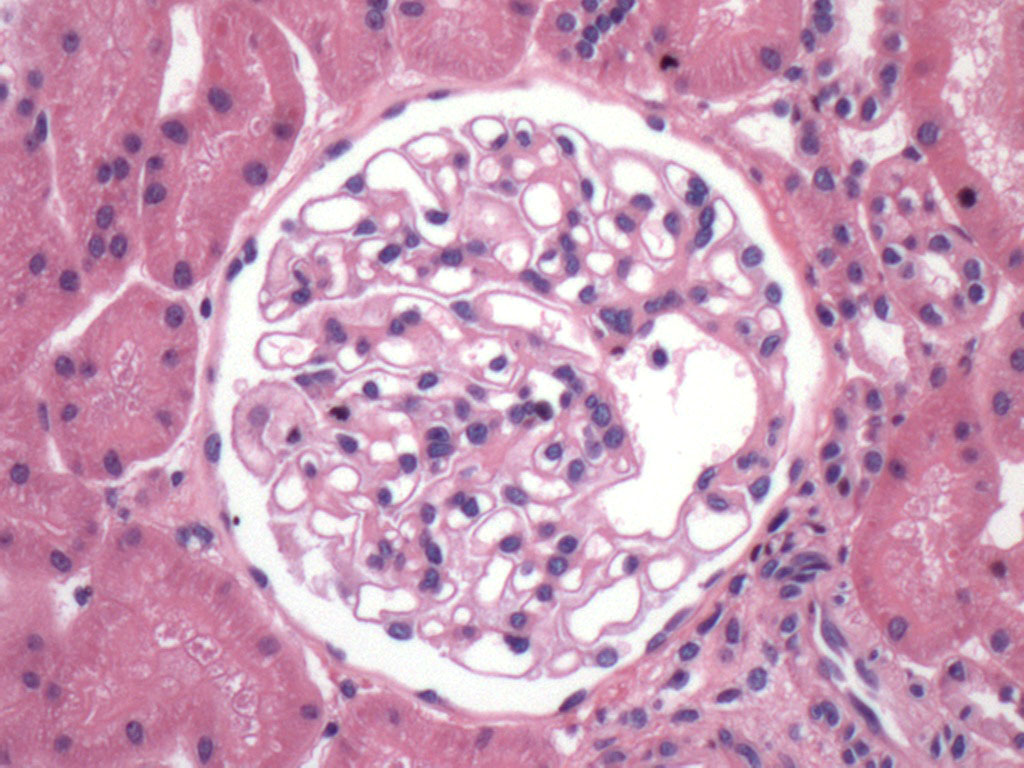
#> input picture image processing/img/z.jpg, 1024 x 768 px
$ python equalizacHist.py
#> lines starting #> are read from the running program, lines starting #| are printed output that depends on the picture
# -*- coding: utf-8 -*-
"""
Created on Wed Oct 01 15:13:13 2014

@author: gob
"""

from PIL import Image
from pylab import *
import ia636 as ia

x = array(Image.open('img/z.jpg'))
#> x is the input picture: shape (768, 1024, 3); mean R, G, B 202.5, 155.8, 183.4

im = array(Image.open('img/z.jpg').convert('L')) # read image to array
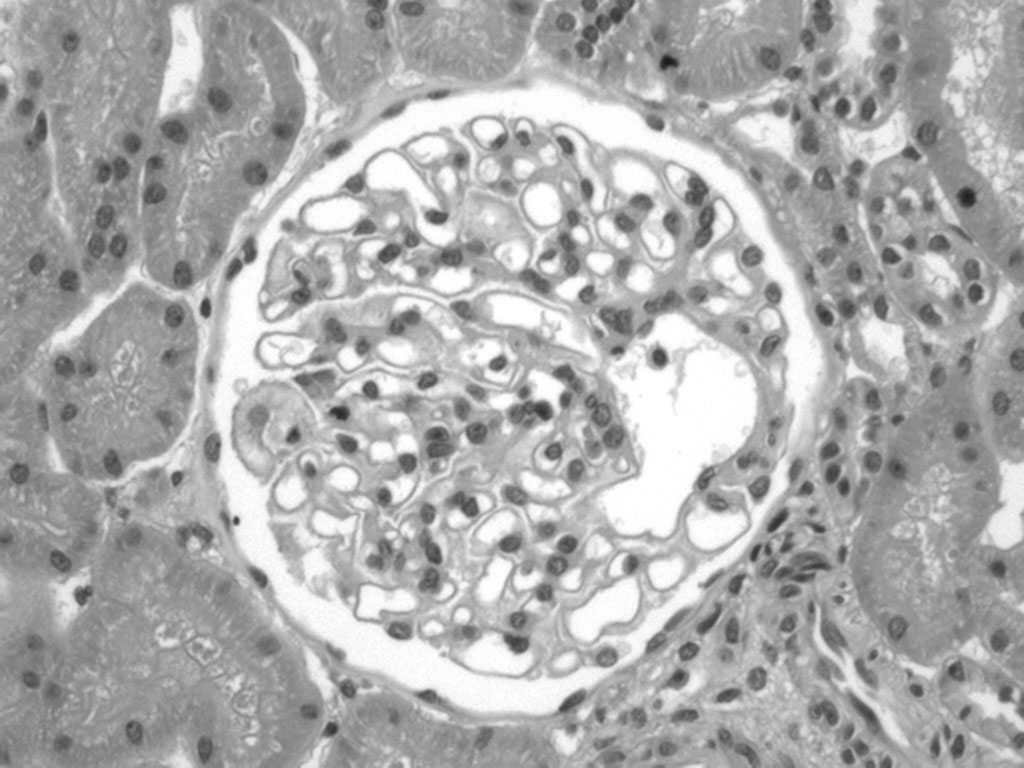
#> im: shape (768, 1024); min 23, max 255, mean 172.9
figure()
imshow(x)

#Imagem
figure()# create a new figure
gray() # don't use colors
imshow(im)

#Histograma da Imagem
figure()
hist(im.flatten(),128)

#equalização
#> (the run stopped early here; a loop or call above may not have finished)

$ run again, with image processing/img/2.jpg copied over image processing/img/z.jpg
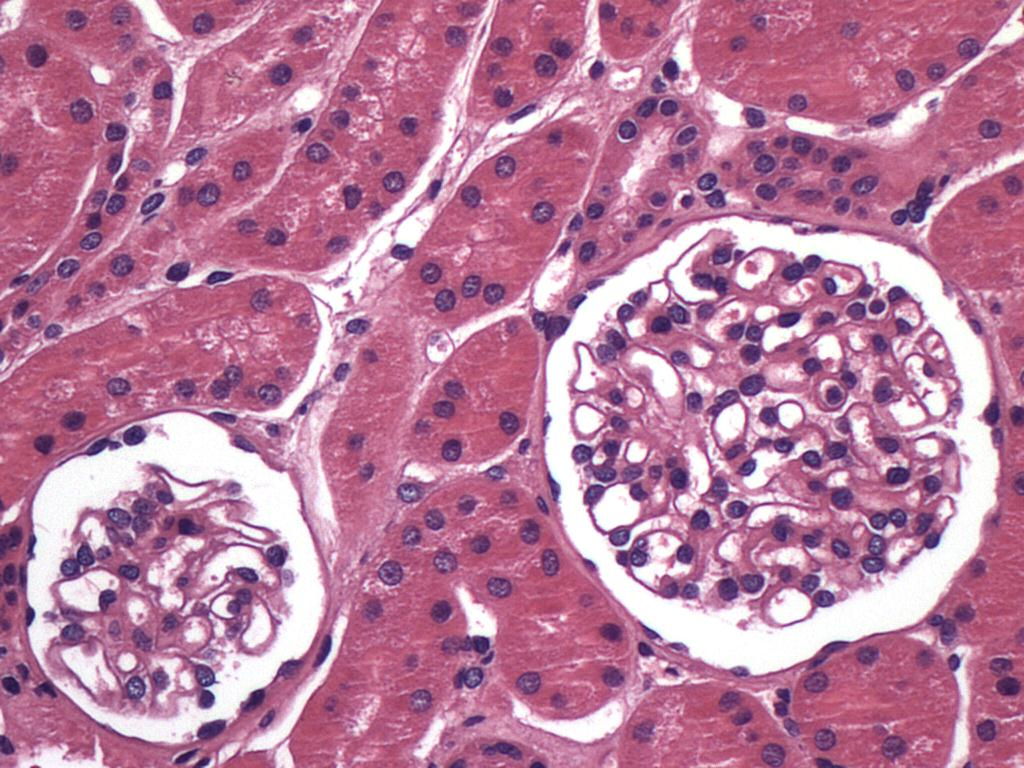
#> input picture image processing/img/2.jpg, 1024 x 768 px
#> x is the input picture: shape (768, 1024, 3); mean R, G, B 185.4, 125.3, 157.2
#> `im = array(Image.open('img/z.jpg').convert('L'))`:
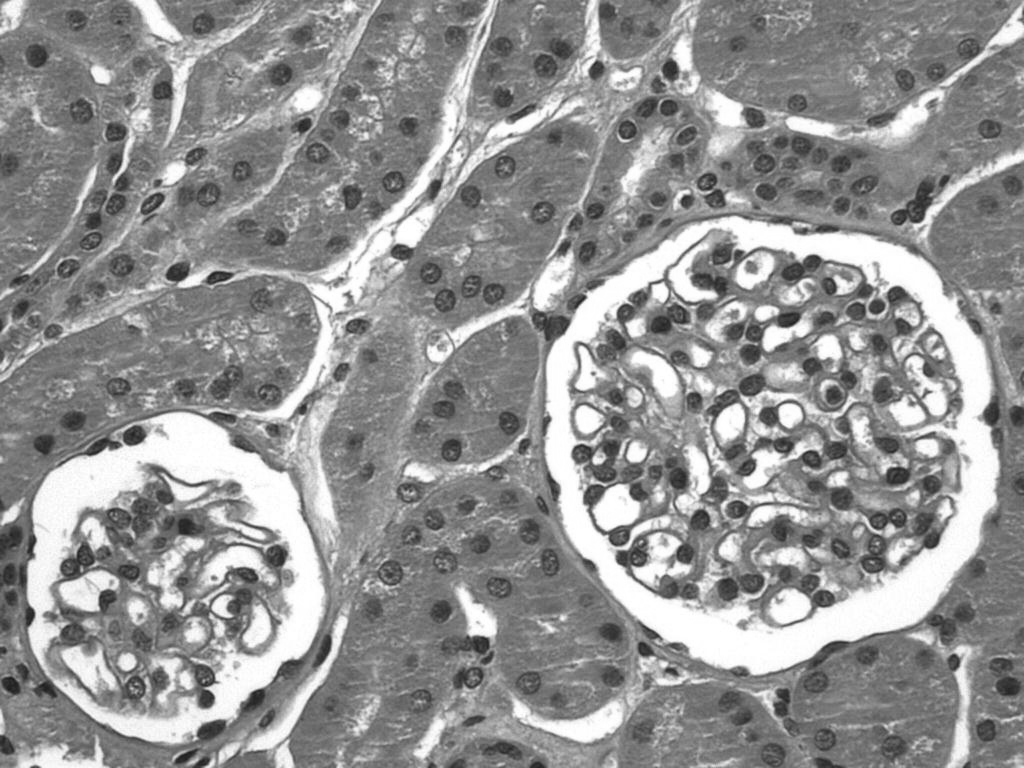
#> im: shape (768, 1024); min 27, max 255, mean 146.9

$ run again, with image processing/img/bordas.jpg copied over image processing/img/z.jpg
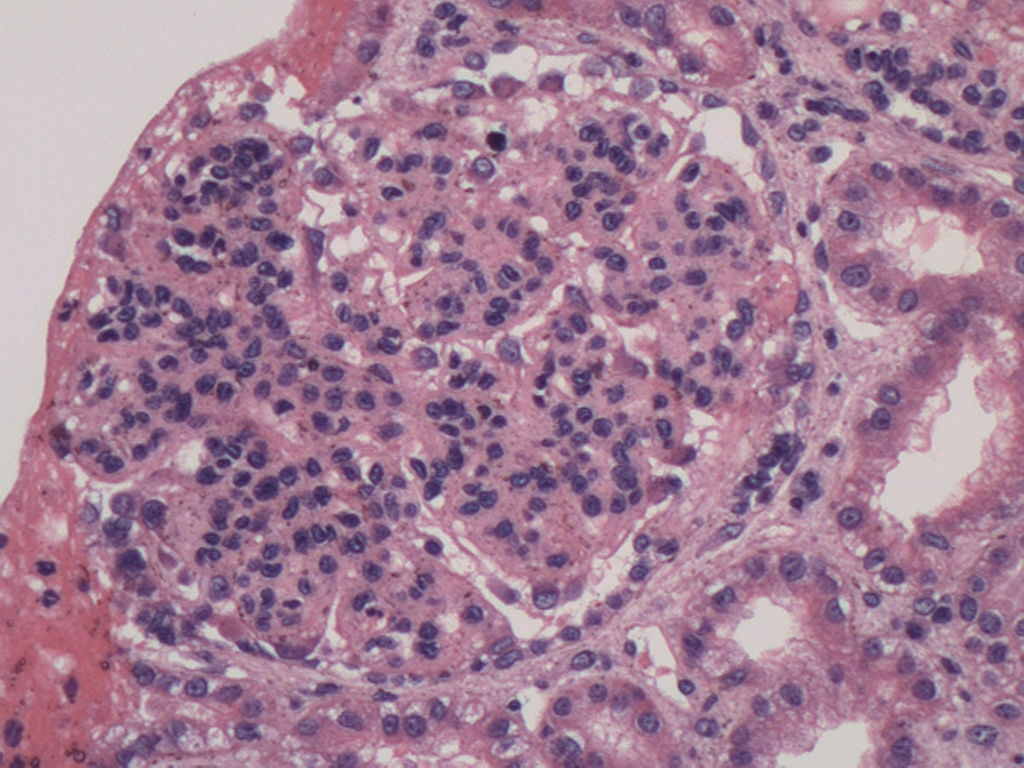
#> input picture image processing/img/bordas.jpg, 1024 x 768 px
#> x is the input picture: shape (768, 1024, 3); mean R, G, B 163.4, 127, 149.8
#> `im = array(Image.open('img/z.jpg').convert('L'))`:
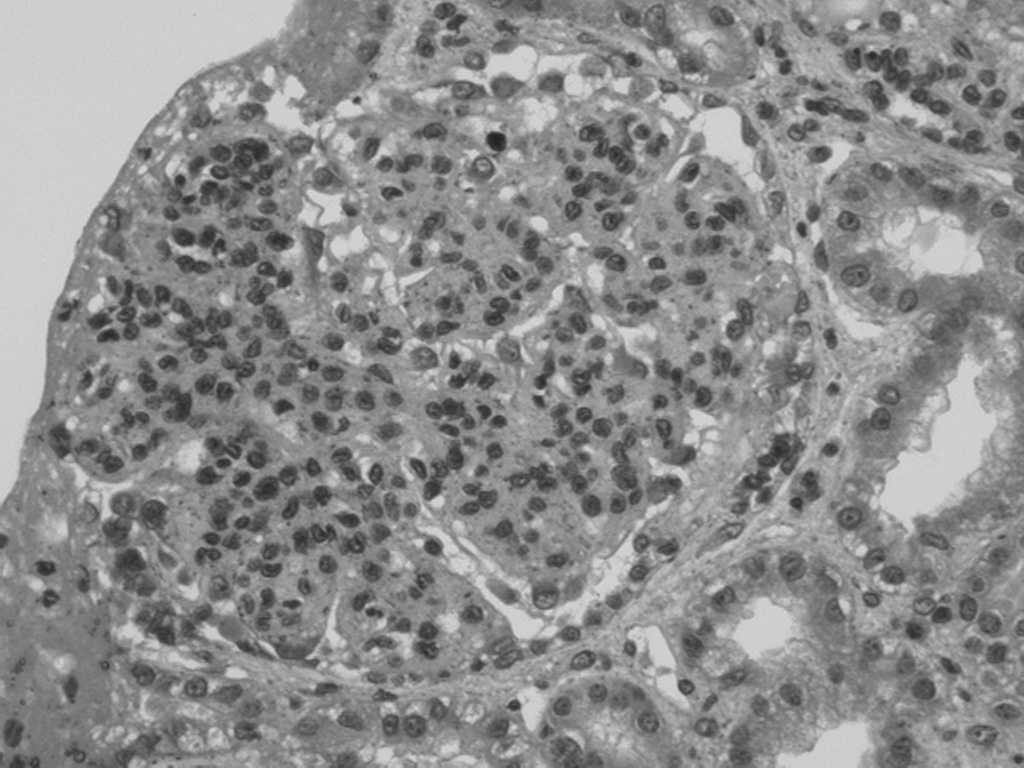
#> im: shape (768, 1024); min 31, max 219, mean 140.5
